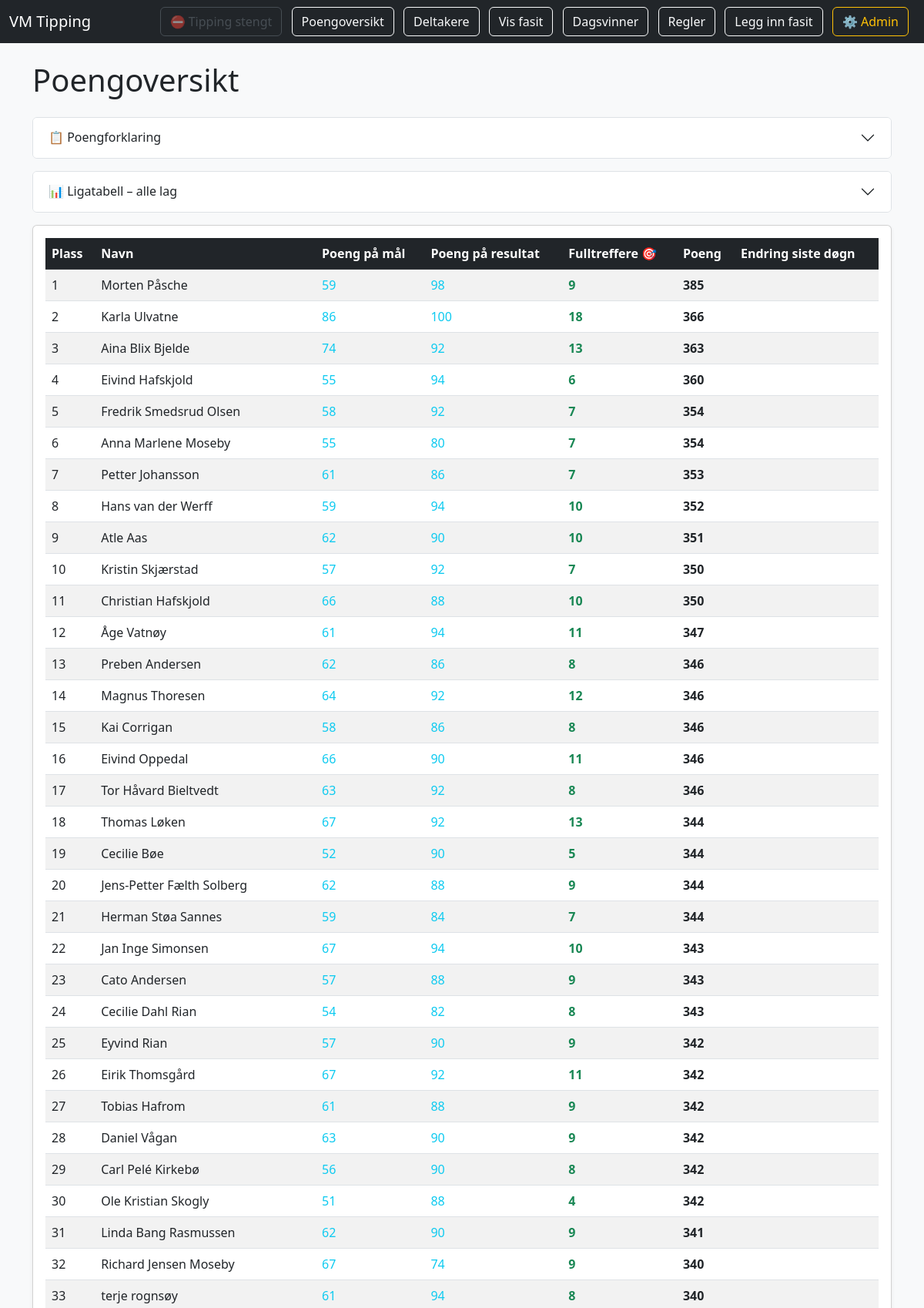
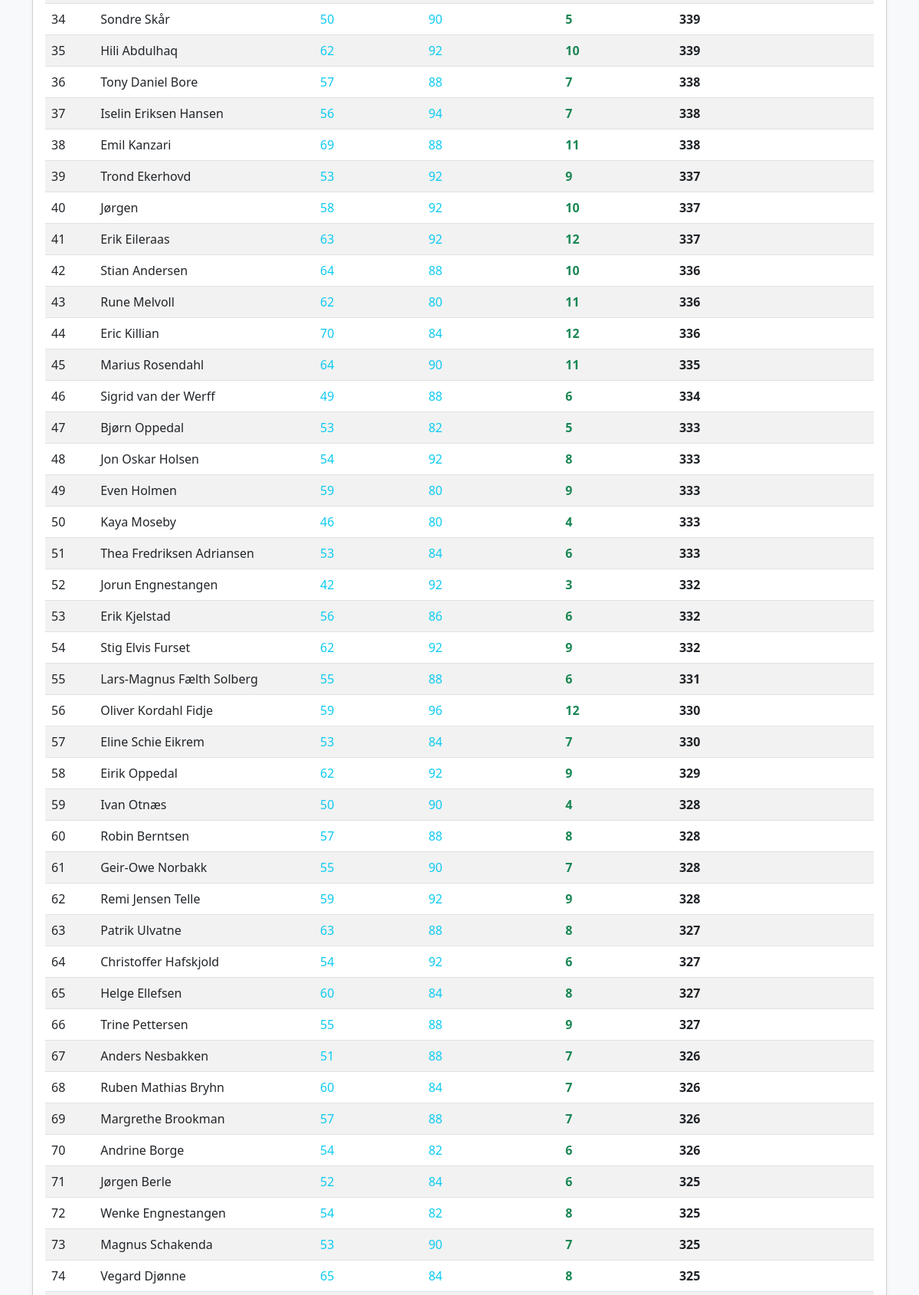
/poeng (upper part), run on the app's committed database (2 pictures, top to bottom).
### tables this page shows
CREATE TABLE tips (
        id INTEGER PRIMARY KEY AUTOINCREMENT,
        navn TEXT,
        telefon TEXT,
        epost TEXT,
        kamp_id INTEGER,
        hjemmelag TEXT,
        bortelag TEXT,
        mål_hjemme INTEGER,
        mål_borte INTEGER,
        resultat TEXT
    );

### app.py (the view, shortened to what this page needs)
@app.route('/poeng', methods=['GET', 'POST'])
def poeng():
    conn = sqlite3.connect(DB_PATH)
    c = conn.cursor()
    c.execute('SELECT navn, telefon, epost, kamp_id, mål_hjemme, mål_borte, resultat FROM tips')
    tips_data = c.fetchall()
    c.execute('SELECT kamp_id, mål_hjemme, mål_borte, resultat, dato FROM resultater')
    resultater_data = {}
    for row in c.fetchall():
        resultater_data[row[0]] = {"mål_hjemme": row[1], "mål_borte": row[2], "resultat": row[3], "dato": row[4]}
    nå = datetime.now(NORSK_TZ)
    ett_døgn_siden = (nå - timedelta(hours=24)).strftime('%Y-%m-%d')
    kamper_siste_døgn = {kid for kid, data in resultater_data.items() if data.get('dato') and data['dato'] >= ett_døgn_siden}
    bruker_poeng = {}
    bruker_mål_poeng = {}
    bruker_resultat_poeng = {}
    bruker_endring = {}
    bruker_fulltreffere = {}
    for navn, telefon, epost, kid, mål_hjemme, mål_borte, resultat in tips_data:
        key = (navn, telefon, epost)
        if key not in bruker_poeng:
            bruker_poeng[key] = 0
            bruker_mål_poeng[key] = 0
            bruker_resultat_poeng[key] = 0
            bruker_endring[key] = 0
            bruker_fulltreffere[key] = 0
        if kid in resultater_data:
            res = resultater_data[kid]
            mål_p = 0
            res_p = 0
            if resultat == res['resultat']:
                res_p += 2
            if int(mål_hjemme) == res['mål_hjemme']:
                mål_p += 1
            if int(mål_borte) == res['mål_borte']:
                mål_p += 1
            if int(mål_hjemme) == res['mål_hjemme'] and int(mål_borte) == res['mål_borte']:
                res_p = 2 if resultat == res['resultat'] else 0
                mål_p = 5 - res_p  # Resten tilskrives mål
                bruker_fulltreffere[key] += 1
            total_kamp = beregn_poeng(mål_hjemme, mål_borte, resultat, res)
            bruker_poeng[key] += total_kamp
            bruker_mål_poeng[key] += mål_p
            bruker_resultat_poeng[key] += res_p
            if kid in kamper_siste_døgn:
                bruker_endring[key] += total_kamp
    c.execute('SELECT gruppe, lag, plassering FROM gruppefasit')
    gruppefasit = {}
    for gruppe, lag, plassering in c.fetchall():
        if gruppe not in gruppefasit: gruppefasit[gruppe] = {}
        gruppefasit[gruppe][lag] = plassering
    c.execute('SELECT navn, telefon, epost, gruppe, lag, plassering FROM gruppetips')
    for navn, telefon, epost, gruppe, lag, plassering in c.fetchall():
        key = (navn, telefon, epost)
        if key not in bruker_poeng:
            bruker_poeng[key] = 0
            bruker_mål_poeng[key] = 0
            bruker_resultat_poeng[key] = 0
            bruker_endring[key] = 0
            bruker_fulltreffere[key] = 0
        if gruppe in gruppefasit and lag in gruppefasit[gruppe]:
            if gruppefasit[gruppe][lag] == plassering:
                bruker_poeng[key] += 2
    c.execute('SELECT fase, lag FROM sluttspillfasit')
    sluttspill_fasit = {}
    for fase, lag in c.fetchall():
        if fase not in sluttspill_fasit: sluttspill_fasit[fase] = set()
        sluttspill_fasit[fase].add(lag)
    fase_poeng = {'8-delsfinale': 5, 'Kvartfinale': 7, 'Semifinale': 10, 'Finale': 15, 'Vinner': 30}
    c.execute('SELECT navn, telefon, epost, fase, lag FROM sluttspilltips')
    for navn, telefon, epost, fase, lag in c.fetchall():
        key = (navn, telefon, epost)
        if key not in bruker_poeng:
            bruker_poeng[key] = 0
            bruker_mål_poeng[key] = 0
            bruker_resultat_poeng[key] = 0
            bruker_endring[key] = 0
            bruker_fulltreffere[key] = 0
        if fase in sluttspill_fasit and lag in sluttspill_fasit[fase]:
            bruker_poeng[key] += fase_poeng.get(fase, 5)
    conn.close()
    rangering = []
    for key, poeng in bruker_poeng.items():
        rangering.append((key, poeng, bruker_mål_poeng.get(key, 0), bruker_resultat_poeng.get(key, 0), bruker_endring.get(key, 0), bruker_fulltreffere.get(key, 0)))
    rangering.sort(key=lambda x: x[1], reverse=True)
    ligatabell = {}
    for kid, data in resultater_data.items():
        kamp_info = next((k for k in kamper if k['id'] == kid), None)
        if not kamp_info or kamp_info['fase'] != 'Gruppespill':
            continue
        hjemmelag = kamp_info['hjemmelag'][0] if isinstance(kamp_info['hjemmelag'], tuple) else kamp_info['hjemmelag']
        bortelag = kamp_info['bortelag'][0] if isinstance(kamp_info['bortelag'], tuple) else kamp_info['bortelag']
        mål_h = data['mål_hjemme']
        mål_b = data['mål_borte']
        for lag, mf, mm in [(hjemmelag, mål_h, mål_b), (bortelag, mål_b, mål_h)]:
            if lag not in ligatabell:
                ligatabell[lag] = {'lag': lag, 'kamper': 0, 'seire': 0, 'uavgjort': 0, 'tap': 0, 'mf': 0, 'mm': 0}
            ligatabell[lag]['kamper'] += 1
            ligatabell[lag]['mf'] += mf
            ligatabell[lag]['mm'] += mm
            if mf > mm:
                ligatabell[lag]['seire'] += 1
            elif mf == mm:
                ligatabell[lag]['uavgjort'] += 1
            else:
                ligatabell[lag]['tap'] += 1
    for lag in ligatabell.values():
        lag['mål_diff'] = lag['mf'] - lag['mm']
        lag['poeng'] = lag['seire'] * 3 + lag['uavgjort']
    ligatabell_sortert = sorted(ligatabell.values(), key=lambda x: (-x['poeng'], -x['mål_diff'], -x['mf']))
    melding = None
    return render_template('poeng.html', rangering=rangering, melding=melding, ligatabell=ligatabell_sortert)

### app.py (called while the page is built)
def er_tipping_stengt():
    return datetime.now(NORSK_TZ) >= FRIST

@app.context_processor
def inject_tipping_stengt():
    return {'tipping_stengt': er_tipping_stengt()}

def beregn_poeng(mål_hjemme, mål_borte, resultat, res):
    poeng = 0
    if resultat == res['resultat']: poeng += 2
    if int(mål_hjemme) == res['mål_hjemme']: poeng += 1
    if int(mål_borte) == res['mål_borte']: poeng += 1
    if int(mål_hjemme) == res['mål_hjemme'] and int(mål_borte) == res['mål_borte']:
        poeng = 5
    return poeng

### templates/poeng.html (shortened to what this page needs)
<!DOCTYPE html>
<html lang="no">
<head>
    <link href="https://cdn.jsdelivr.net/npm/bootstrap@5.3.0/dist/css/bootstrap.min.css" rel="stylesheet">
</head>
<body class="bg-light">
<nav class="navbar navbar-expand-lg navbar-dark bg-dark mb-4">
    <div class="container-fluid">
        <a class="navbar-brand" href="/">VM Tipping</a>
        <div>
            {% if tipping_stengt %}
            <span class="btn btn-outline-secondary me-2 disabled" style="opacity:0.5; cursor:not-allowed;">⛔ Tipping stengt</span>
            {% else %}
            <a class="btn btn-outline-light me-2" href="/tips">Legg inn tips</a>
            {% endif %}
            <a class="btn btn-outline-light me-2" href="/poeng">Poengoversikt</a>
            <a class="btn btn-outline-light me-2" href="/deltakere">Deltakere</a>
            <a class="btn btn-outline-light me-2" href="/fasit">Vis fasit</a>
            <a class="btn btn-outline-light me-2" href="/dagsvinner">Dagsvinner</a>
            <a class="btn btn-outline-light me-2" href="/regler">Regler</a>
            <a class="btn btn-outline-light me-2" href="/resultater">Legg inn fasit</a>
            <a class="btn btn-outline-warning me-2" href="/administrer">⚙️ Admin</a>
        </div>
    </div>
</nav>
<div class="container">
    <h1 class="mb-4">Poengoversikt</h1>
    <div class="accordion mb-3" id="poengforklaringAccordion">
        <div class="accordion-item">
            <h2 class="accordion-header">
                <button class="accordion-button collapsed" type="button"
                        data-bs-toggle="collapse" data-bs-target="#poengforklaring">
                    📋 Poengforklaring
                </button>
            </h2>
        </div>
    </div>
    <div class="accordion mb-3" id="ligatabellAccordion">
        <div class="accordion-item">
            <h2 class="accordion-header">
                <button class="accordion-button collapsed" type="button"
                        data-bs-toggle="collapse" data-bs-target="#ligatabellCollapse">
                    📊 Ligatabell – alle lag
                </button>
            </h2>
        </div>
    </div>
    <div class="card shadow-sm">
        <div class="card-body">
            <table class="table table-striped table-hover">
                <thead class="table-dark">
                    <tr>
                        <th>Plass</th>
                        <th>Navn</th>
                        <th>Poeng på mål</th>
                        <th>Poeng på resultat</th>
                        <th>Fulltreffere 🎯</th>
                        <th>Poeng</th>
                        <th>Endring siste døgn</th>
                    </tr>
                </thead>
                <tbody>
                    {% for item in rangering %}
                    <tr>
                        <td>{{ loop.index }}</td>
                        <td>{{ item[0][0] }}</td>
                        <td class="text-info">{{ item[2] }}</td>
                        <td class="text-info">{{ item[3] }}</td>
                        <td>{% if item[5] > 0 %}<span class="text-success fw-bold">{{ item[5] }}</span>{% else %}0{% endif %}</td>
                        <td><strong>{{ item[1] }}</strong></td>
                        <td>{% if item[4] > 0 %}<span class="text-success fw-bold">+{{ item[4] }}</span>{% else %}{% endif %}</td>
                    </tr>
                    {% endfor %}
                </tbody>
            </table>
        </div>
    </div>
</body>
</html>

### data on the page
tips: navn "Aina Blix Bjelde"
tips: navn "Eyvind Rian"
tips: navn "Tony Daniel Bore"
tips: navn "Stian Andersen"
tips: navn "Jorun Engnestangen"
tips: navn "Erik Kjelstad"
tips: navn "Lars-Magnus Fælth Solberg"
tips: navn "Patrik Ulvatne"
tips: navn "Anders Nesbakken"
tips: navn "Jørgen Berle"
tips: navn "Wenke Engnestangen"

### other printed values
{{ item[0][0] }} "Morten Påsche" "Karla Ulvatne" "Eivind Hafskjold" "Fredrik Smedsrud Olsen" "Anna Marlene Moseby" "Petter Johansson" "Hans van der Werff" "Atle Aas" "Kristin Skjærstad" "Christian Hafskjold" "Åge Vatnøy" "Preben Andersen" "Magnus Thoresen" "Kai Corrigan" "Eivind Oppedal" "Tor Håvard Bieltvedt" "Thomas Løken" "Cecilie Bøe" "Jens-Petter Fælth Solberg" "Herman Støa Sannes" "Jan Inge Simonsen" "Cato Andersen" "Cecilie Dahl Rian" "Eirik Thomsgård" "Tobias Hafrom" "Daniel Vågan" "Carl Pelé Kirkebø" "Ole Kristian Skogly" "Linda Bang Rasmussen" "Richard Jensen Moseby" "terje rognsøy" "Sondre Skår" "Hili Abdulhaq" "Iselin Eriksen Hansen" "Emil Kanzari" "Trond Ekerhovd" "Jørgen" "Erik Eileraas" "Rune Melvoll" "Eric Killian" "Marius Rosendahl" "Sigrid van der Werff" "Bjørn Oppedal" "Jon Oskar Holsen" "Even Holmen" "Kaya Moseby" "Thea Fredriksen Adriansen" "Stig Elvis Furset" "Oliver Kordahl Fidje" "Eline Schie Eikrem" "Eirik Oppedal" "Ivan Otnæs" "Robin Berntsen" "Geir-Owe Norbakk" "Remi Jensen Telle" "Christoffer Hafskjold" "Helge Ellefsen" "Trine Pettersen" "Ruben Mathias Bryhn" "Margrethe Brookman" "Andrine Borge" "Magnus Schakenda" "Vegard Djønne"
{{ item[2] }} "59" "86" "74" "55" "58" "55" "61" "59" "62" "57" "66" "61" "62" "64" "58" "66" "63" "67" "52" "62" "59" "67" "57" "54" "57" "67" "61" "63" "56" "51" "62" "67" "61" "50" "62" "57" "56" "69" "53" "58" "63" "64" "62" "70" "64" "49" "53" "54" "59" "46" "53" "42" "56" "62" "55" "59" "53" "62" "50" "57" "55" "59" "63" "54" "60" "55" "51" "60" "57" "54" "52" "54" "53" "65"
{{ item[3] }} "98" "100" "92" "94" "92" "80" "86" "94" "90" "92" "88" "94" "86" "92" "86" "90" "92" "92" "90" "88" "84" "94" "88" "82" "90" "92" "88" "90" "90" "88" "90" "74" "94" "90" "92" "88" "94" "88" "92" "92" "92" "88" "80" "84" "90" "88" "82" "92" "80" "80" "84" "92" "86" "92" "88" "96" "84" "92" "90" "88" "90" "92" "88" "92" "84" "88" "88" "84" "88" "82" "84" "82" "90" "84"
{{ item[5] }} "9" "18" "13" "6" "7" "7" "7" "10" "10" "7" "10" "11" "8" "12" "8" "11" "8" "13" "5" "9" "7" "10" "9" "8" "9" "11" "9" "9" "8" "4" "9" "9" "8" "5" "10" "7" "7" "11" "9" "10" "12" "10" "11" "12" "11" "6" "5" "8" "9" "4" "6" "3" "6" "9" "6" "12" "7" "9" "4" "8" "7" "9" "8" "6" "8" "9" "7" "7" "7" "6" "6" "8" "7" "8"
{{ item[1] }} "385" "366" "363" "360" "354" "354" "353" "352" "351" "350" "350" "347" "346" "346" "346" "346" "346" "344" "344" "344" "344" "343" "343" "343" "342" "342" "342" "342" "342" "342" "341" "340" "340" "339" "339" "338" "338" "338" "337" "337" "337" "336" "336" "336" "335" "334" "333" "333" "333" "333" "333" "332" "332" "332" "331" "330" "330" "329" "328" "328" "328" "328" "327" "327" "327" "327" "326" "326" "326" "326" "325" "325" "325" "325"
